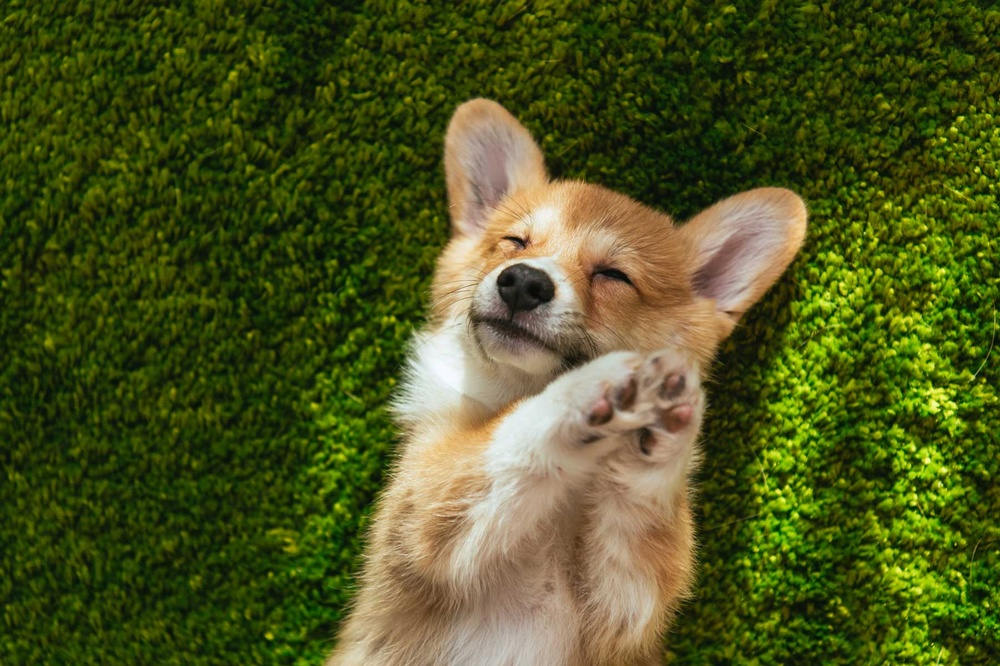
#> input picture practice/src/image.jpeg, 1000 x 666 px, shrunk from 1800 x 1199 before the run
$ python 'color channel spliting and mearging.py'
#> lines starting #> are read from the running program, lines starting #| are printed output that depends on the picture
import cv2 as cv
import numpy as np

img = cv.imread("src/image.jpeg")
#> img is the input picture: shape (666, 1000, 3); mean B, G, R 32.1, 84.7, 76.6
cv.imshow("Dog",img)

blank = np.zeros(img.shape[:2],dtype='uint8')

b,g,r = cv.split(img)
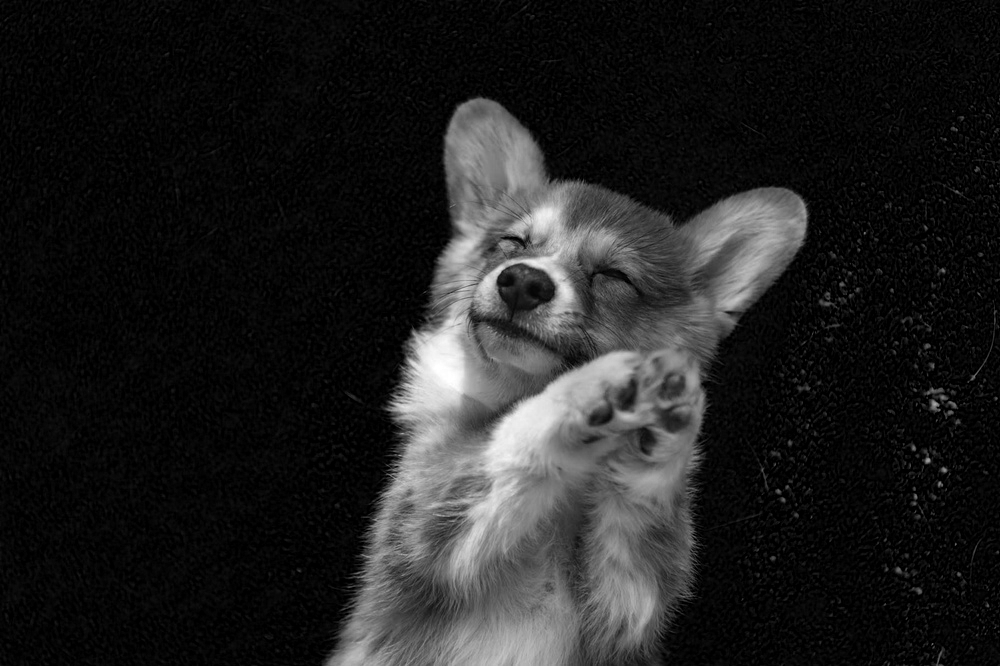
#> b: shape (666, 1000); min 0, max 255, mean 32.1
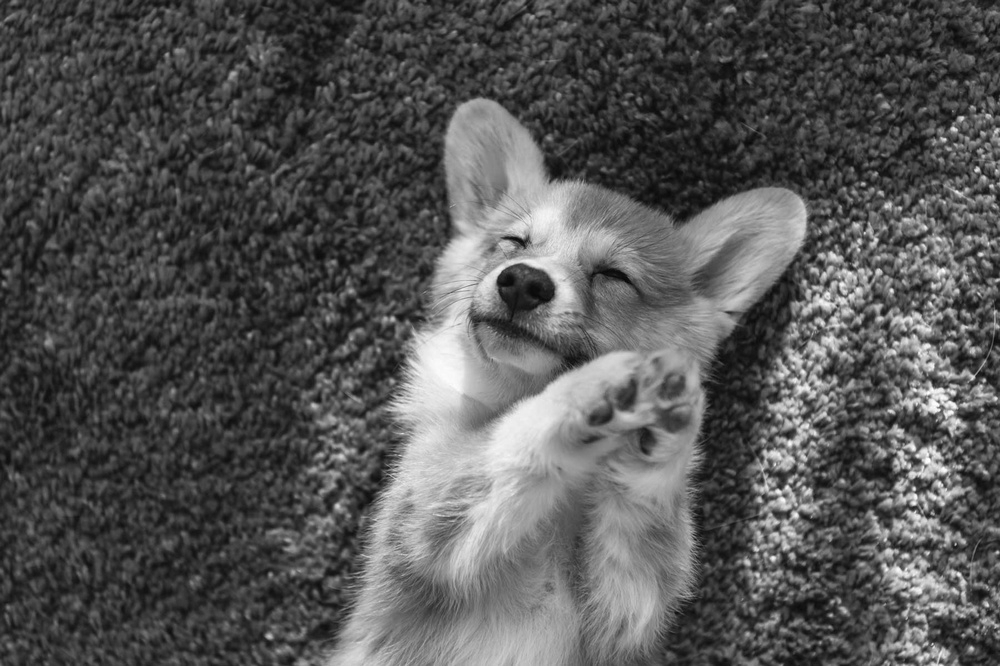
#> g: shape (666, 1000); min 6, max 255, mean 84.7
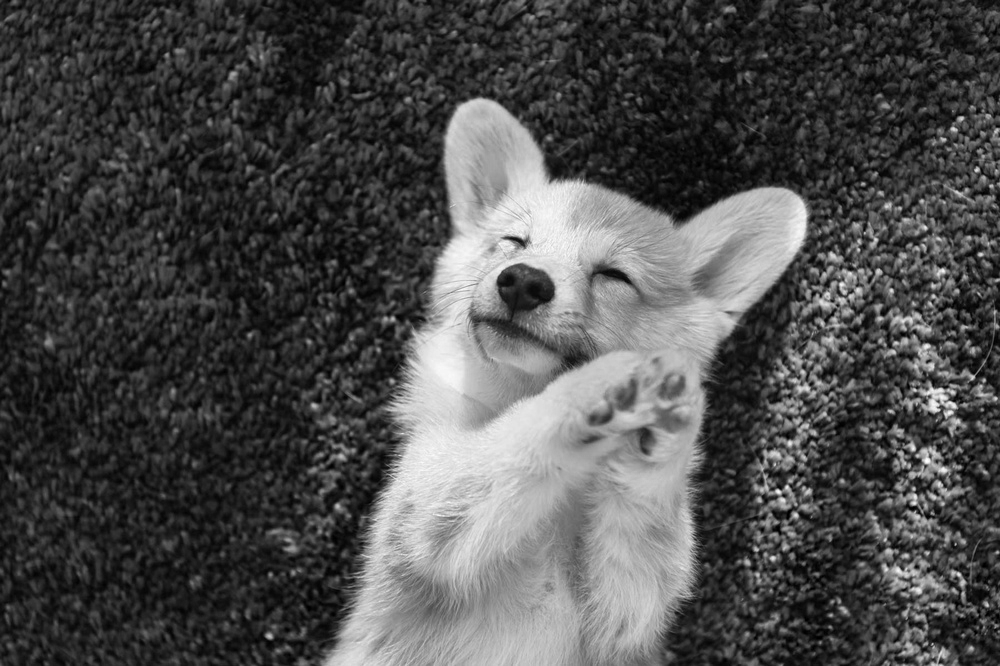
#> r: shape (666, 1000); min 0, max 255, mean 76.6

blue = cv.merge([b,blank,blank])
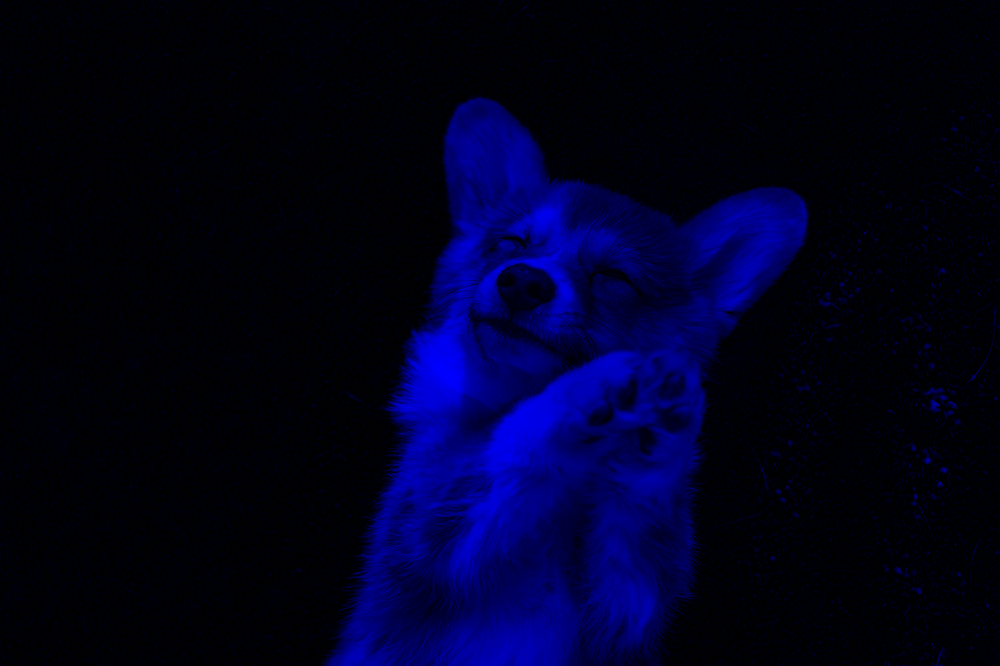
#> blue: shape (666, 1000, 3); mean of channels 0, 1, 2 32.1, 0, 0; drawn as B, G, R
green = cv.merge([blank,g,blank])
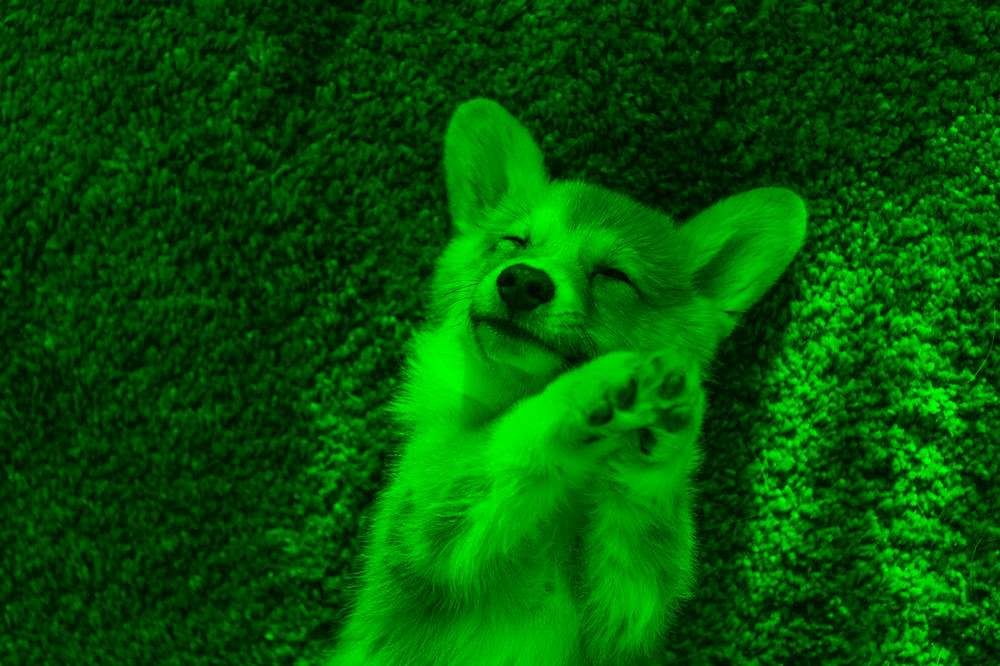
#> green: shape (666, 1000, 3); mean of channels 0, 1, 2 0, 84.7, 0; drawn as B, G, R
red = cv.merge([blank,blank,r])
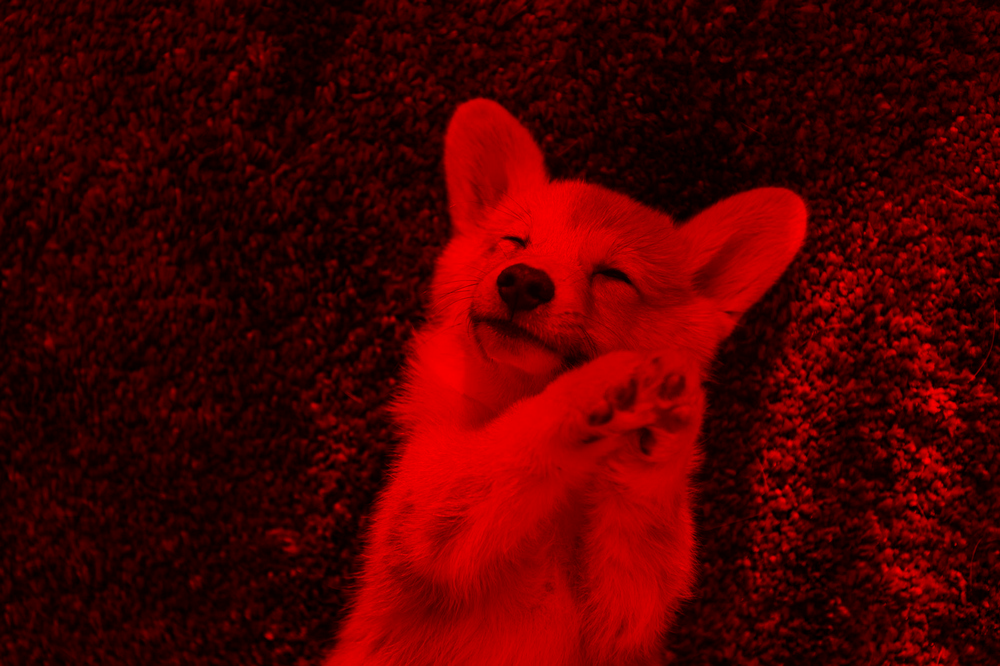
#> red: shape (666, 1000, 3); mean of channels 0, 1, 2 0, 0, 76.6; drawn as B, G, R

cv.imshow("blue",blue)
cv.imshow("green",green)
cv.imshow("red",red)

merged = cv.merge([b,g,r])
cv.imshow("Merged",merged)

cv.waitKey(0)
